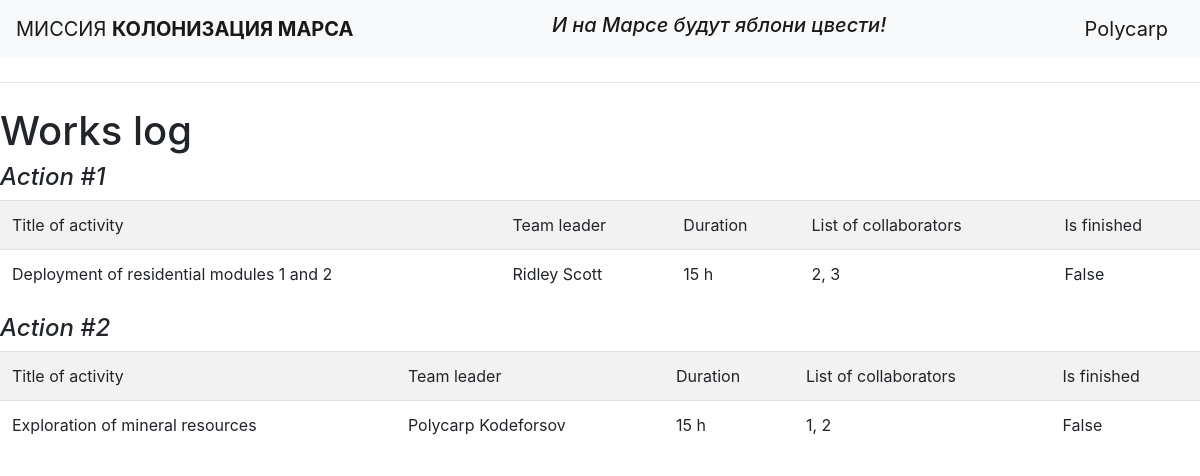
/ (signed in), run on the app's committed database.
### data/users.py (models this page shows, shortened)
class User(SqlAlchemyBase, UserMixin):
    __tablename__ = 'users'
    id = sqlalchemy.Column(sqlalchemy.Integer, primary_key=True, autoincrement=True)
    surname = sqlalchemy.Column(sqlalchemy.String)
    name = sqlalchemy.Column(sqlalchemy.String)
    age = sqlalchemy.Column(sqlalchemy.Integer)
    position = sqlalchemy.Column(sqlalchemy.String)
    speciality = sqlalchemy.Column(sqlalchemy.String)
    address = sqlalchemy.Column(sqlalchemy.String)
    email = sqlalchemy.Column(sqlalchemy.String, unique=True)
    hashed_password = sqlalchemy.Column(sqlalchemy.String)
    modified_date = sqlalchemy.Column(sqlalchemy.DateTime, default=datetime.datetime.now)

### data/jobs.py (models this page shows)
class Jobs(SqlAlchemyBase):
    __tablename__ = 'jobs'
    id = sqlalchemy.Column(sqlalchemy.Integer, primary_key=True, autoincrement=True)
    team_leader = sqlalchemy.Column(sqlalchemy.Integer, sqlalchemy.ForeignKey("users.id"))
    job = sqlalchemy.Column(sqlalchemy.String)
    work_size = sqlalchemy.Column(sqlalchemy.Integer)
    collaborators = sqlalchemy.Column(sqlalchemy.String)
    start_date = sqlalchemy.Column(sqlalchemy.DateTime, default=datetime.datetime.now)
    end_date = sqlalchemy.Column(sqlalchemy.DateTime)
    is_finished = sqlalchemy.Column(sqlalchemy.Boolean)
    user = orm.relationship('User')

### main.py (the view)
@app.route("/")
def index():
    db_sess = db_session.create_session()
    tls = [db_sess.query(User).filter(User.id == j.team_leader).first() for j in db_sess.query(Jobs)]
    return render_template("index.html", jobs=db_sess.query(Jobs), tls=tls)

### data/db_session.py (called while the page is built)
def create_session() -> Session:
    global __factory
    return __factory()

### main.py (called while the page is built)
@login_manager.user_loader
def load_user(user_id):
    db_sess = db_session.create_session()
    return db_sess.query(User).get(user_id)

### templates/index.html
{% extends "base.html" %}
{% block content %}
    <h1>Works log</h1>
{% for job in jobs%}
<h4><i>Action #{{job.id}}</i></h4>
<table class="table table-striped">
		<tr>
			<td>Title of activity</td>
			<td>Team leader</td>
            <td>Duration</td>
            <td>List of collaborators</td>
            <td>Is finished</td>
		</tr>
		<tr>
			<td>{{job.job}}</td>
			<td>{{tls[loop.index - 1].name}} {{tls[loop.index - 1].surname}}</td>
            <td>{{job.work_size}} h</td>
            <td>{{job.collaborators}}</td>
            <td>{{job.is_finished}}</td>
		</tr>
</table>
{% endfor %}
{% endblock %}

### templates/base.html (shortened to what this page needs)
<!DOCTYPE html>
<html lang="en">
<head>
    <link rel="stylesheet"
          href="https://stackpath.bootstrapcdn.com/bootstrap/4.4.1/css/bootstrap.min.css"
>
</head>
<body>
<header>
    <nav class="navbar navbar-light bg-light">
        <a class="navbar-brand" href="#">МИССИЯ <b>КОЛОНИЗАЦИЯ МАРСА</b></a>
        <h4><i><a class="navbar-brand" href="#">И на Марсе будут яблони цвести!</a></i></h4>
        {% if current_user.is_authenticated %}
        <a class="navbar-brand" href="/logout">{{ current_user.name }}</a>
        {% else %}
        <p>
            <a class="btn btn-primary " href="/register">Зарегистрироваться</a>
            <a class="btn btn-success" href="/login">Войти</a>
        </p>
        {% endif %}
    </nav>
</header>
</body>
<hr class="my-4">
{% block content %}{% endblock %}
</html>

### data on the page
User: name "Polycarp", surname "Kodeforsov"
Jobs: id "1", job "Deployment of residential modules 1 and 2", work_size "15", collaborators "2, 3", is_finished "False"
User: name "Ridley", surname "Scott"
Jobs: id "2", job "Exploration of mineral resources", work_size "15", collaborators "1, 2", is_finished "False"
